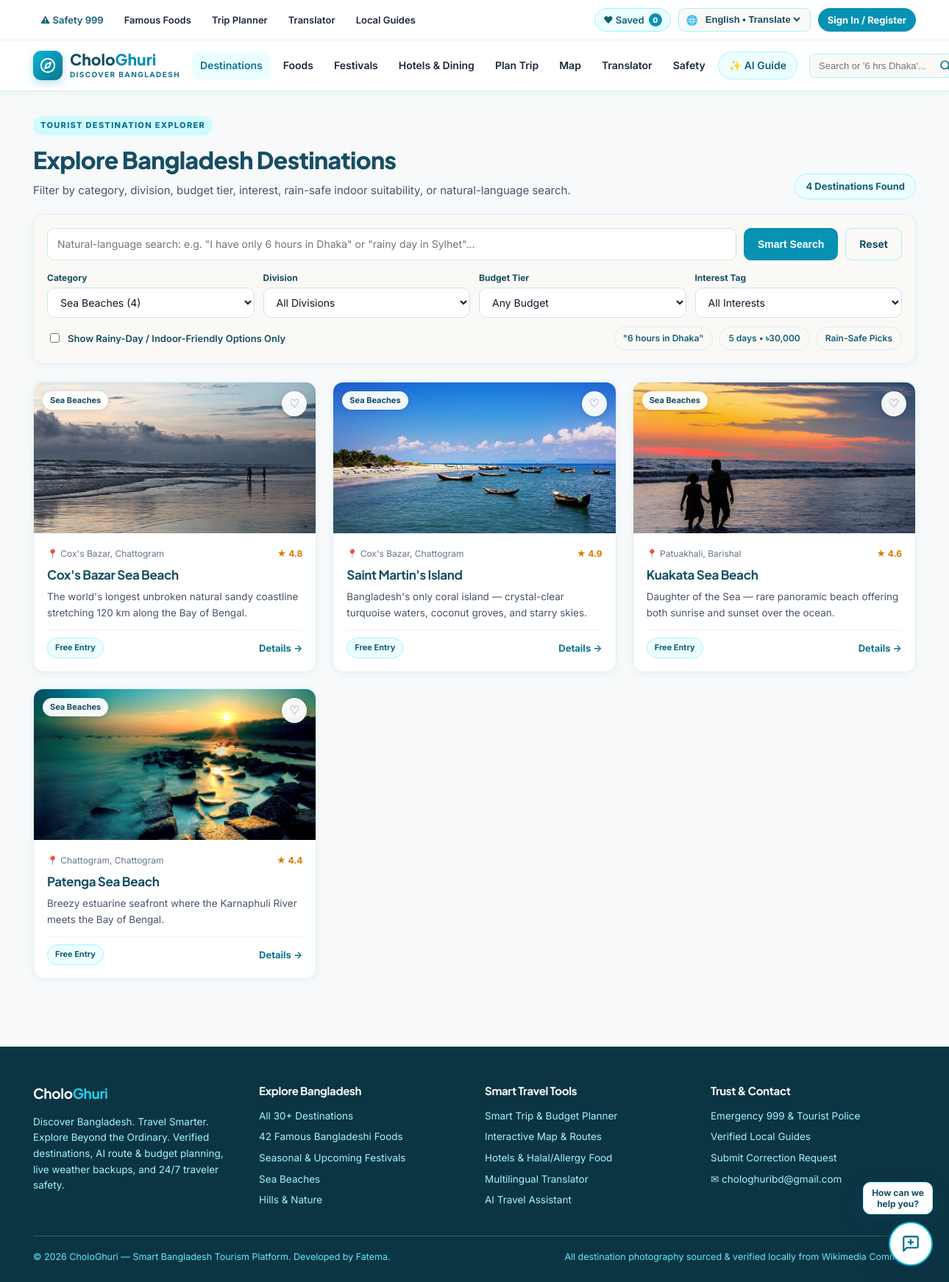
Screenshot of /destinations/?category=sea-beaches with the database file from the repository.
### tourism/models.py (models this page shows, shortened)
class Place(models.Model):
    BUDGET_CHOICES = [
        ("low", "Budget-Friendly"),
        ("mid", "Mid-Range"),
        ("luxury", "Premium / Luxury"),
    ]
    name = models.CharField(max_length=180)
    slug = models.SlugField(max_length=180, unique=True)
    tagline = models.CharField(max_length=255, blank=True)
    category = models.ForeignKey(Category, on_delete=models.CASCADE, related_name="places")
    division = models.CharField(max_length=80)
    district = models.CharField(max_length=80)
    address = models.CharField(max_length=255, blank=True)
    latitude = models.FloatField()
    longitude = models.FloatField()
    description = models.TextField()
    highlights = models.JSONField(default=list, blank=True)
    image_url = models.CharField(max_length=500)
    gallery_urls = models.JSONField(default=list, blank=True)
    image_attribution = models.CharField(max_length=255, blank=True)
    entry_fee_bdt = models.PositiveIntegerField(default=0)
    entry_fee_foreigner_bdt = models.PositiveIntegerField(default=0)
    opening_hours = models.CharField(max_length=140, default="Open 24 Hours")
    recommended_duration_hours = models.FloatField(default=4.0)
    budget_tier = models.CharField(max_length=15, choices=BUDGET_CHOICES, default="mid")
    estimated_daily_cost_bdt = models.PositiveIntegerField(default=2500)
    best_time_to_visit = models.CharField(max_length=160, default="November to March")
    seasonal_suitability = models.JSONField(
        default=dict,
        blank=True,
        help_text="Suitability scores (0-100) for winter, summer, monsoon",
    )
    is_indoor_friendly = models.BooleanField(default=False)
    rainy_day_alternative_note = models.TextField(blank=True)
    travel_tips = models.JSONField(default=list, blank=True)
    safety_tips = models.JSONField(default=list, blank=True)
    seasonal_restrictions = models.TextField(blank=True)
    verified_advisory = models.TextField(blank=True)
    interests = models.JSONField(default=list, blank=True)
    quick_tags = models.JSONField(default=list, blank=True)
    info_source = models.CharField(
        max_length=200, default="Bangladesh Tourism Board & Local Field Verification"
    )
    last_verified_date = models.DateField(null=True, blank=True)
    is_featured_hero = models.BooleanField(default=False)
    hero_headline = models.CharField(max_length=160, blank=True)
    hero_subtitle = models.CharField(max_length=220, blank=True)
    view_count = models.PositiveIntegerField(default=0)
    avg_rating = models.FloatField(default=4.7)
    created_at = models.DateTimeField(auto_now_add=True)
    updated_at = models.DateTimeField(auto_now=True)
    class Meta:
        ordering = ["-is_featured_hero", "-view_count", "name"]

class Category(models.Model):
    name = models.CharField(max_length=120, unique=True)
    slug = models.SlugField(max_length=120, unique=True)
    icon_name = models.CharField(max_length=50, default="Compass")
    description = models.TextField(blank=True)
    display_order = models.PositiveIntegerField(default=0)
    class Meta:
        ordering = ["display_order", "name"]
        verbose_name_plural = "Categories"

### tourism/web_views.py (the view)
# urls.py: path("destinations/", web_views.destinations_view, name="destinations"),
def destinations_view(request):
    qs = Place.objects.select_related("category").annotate(
        review_count=Count("reviews", filter=Q(reviews__is_approved=True))
    )
    categories = Category.objects.annotate(place_count=Count("places")).order_by("display_order")
    divisions = sorted(list(Place.objects.values_list("division", flat=True).distinct()))
    selected_cat = request.GET.get("category", "")
    selected_div = request.GET.get("division", "")
    selected_tier = request.GET.get("budget_tier", "")
    selected_interest = request.GET.get("interest", "")
    indoor_only = request.GET.get("indoor", "")
    nlp_query = (request.GET.get("nlp") or request.GET.get("q") or "").strip()
    if selected_cat:
        qs = qs.filter(category__slug=selected_cat)
    if selected_div:
        qs = qs.filter(division__iexact=selected_div)
    if selected_tier:
        qs = qs.filter(budget_tier=selected_tier)
    if indoor_only in ("1", "true", "on"):
        qs = qs.filter(is_indoor_friendly=True)
    explanation = ""
    nlp_intent = None
    if nlp_query:
        nlp_intent, explanation, matched_list = search_places_nlp(nlp_query, queryset=qs)
        if selected_interest:
            matched_list = [
                p for p in matched_list if selected_interest.lower() in [i.lower() for i in (p.interests or [])]
            ]
        SearchLog.objects.create(
            query=nlp_query[:255],
            parsed_intent=nlp_intent,
            results_count=len(matched_list),
            is_failure=(len(matched_list) == 0),
        )
        places = matched_list
    else:
        places = list(qs)
        if selected_interest:
            places = [
                p for p in places if selected_interest.lower() in [i.lower() for i in (p.interests or [])]
            ]
    return render(
        request,
        "destinations.html",
        {
            "places": places,
            "categories": categories,
            "divisions": divisions,
            "selected_cat": selected_cat,
            "selected_div": selected_div,
            "selected_tier": selected_tier,
            "selected_interest": selected_interest,
            "indoor_only": indoor_only,
            "nlp_query": nlp_query,
            "explanation": explanation,
            "nlp_intent": nlp_intent,
            "interests_list": ["sea", "nature", "wildlife", "historical", "spiritual", "food", "adventure", "family", "photography"],
        },
    )

### tourism/context_processors.py (called while the page is built)
def global_nav_context(request):
    wishlist_ids = []
    if request.user.is_authenticated:
        wishlist_ids = list(
            WishlistItem.objects.filter(user=request.user).values_list("place_id", flat=True)
        )
    return {
        "user_wishlist_ids": wishlist_ids,
        "wishlist_count": len(wishlist_ids),
    }

### templates/destinations.html (shortened to what this page needs)
{% extends "base.html" %}
{% block content %}
<section class="section" style="padding-top:32px;">
  <div class="container">
    <div class="section-header" style="margin-bottom:20px;">
      <div>
        <span class="section-eyebrow">Tourist Destination Explorer</span>
        <h1 class="section-title">Explore Bangladesh Destinations</h1>
        <p class="section-sub">Filter by category, division, budget tier, interest, rain-safe indoor suitability, or natural-language search.</p>
      </div>
      <span class="badge badge-cyan" style="font-size:13px; padding:6px 14px;">{{ places|length }} Destinations Found</span>
    </div>
    <div class="card card-static" style="margin-bottom:24px; background:var(--bg-cream);">
      <div class="card-body">
        <form method="get" action="/destinations/">
          <div style="display:flex; gap:10px; flex-wrap:wrap; margin-bottom:14px;">
            <input
              class="input"
              style="flex:1; min-width:240px;"
              type="text"
              name="nlp"
              value="{{ nlp_query }}"
              placeholder='Natural-language search: e.g. "I have only 6 hours in Dhaka" or "rainy day in Sylhet"...'
            />
            <button type="submit" class="btn btn-cyan">Smart Search</button>
            <a href="/destinations/" class="btn btn-offwhite">Reset</a>
          </div>
          <div class="grid-4" style="gap:12px;">
            <div>
              <label style="font-size:12px; font-weight:700; color:var(--cyan-900); display:block; margin-bottom:4px;">Category</label>
              <select class="select" name="category">
                {% for cat in categories %}
                  <option value="{{ cat.slug }}" {% if selected_cat == cat.slug %}selected{% endif %}>{{ cat.name }} ({{ cat.place_count }})</option>
                {% endfor %}
              </select>
            </div>
            <div>
              <label style="font-size:12px; font-weight:700; color:var(--cyan-900); display:block; margin-bottom:4px;">Division</label>
              <select class="select" name="division">
                <option value="">All Divisions</option>
              </select>
            </div>
            <div>
              <label style="font-size:12px; font-weight:700; color:var(--cyan-900); display:block; margin-bottom:4px;">Budget Tier</label>
              <select class="select" name="budget_tier">
                <option value="">Any Budget</option>
              </select>
            </div>
            <div>
              <label style="font-size:12px; font-weight:700; color:var(--cyan-900); display:block; margin-bottom:4px;">Interest Tag</label>
              <select class="select" name="interest">
                <option value="">All Interests</option>
              </select>
            </div>
          </div>
          <div style="margin-top:12px; display:flex; align-items:center; justify-content:space-between; flex-wrap:wrap; gap:10px;">
            <label style="display:inline-flex; align-items:center; gap:8px; font-size:13px; font-weight:600; color:var(--cyan-900); cursor:pointer;">
              <input type="checkbox" name="indoor" value="1" {% if indoor_only %}checked{% endif %} />
              Show Rainy-Day / Indoor-Friendly Options Only
            </label>
            <div style="display:flex; gap:8px; flex-wrap:wrap;">
              <a class="chip" href="/destinations/?nlp=I+have+only+6+hours+in+Dhaka">"6 hours in Dhaka"</a>
              <a class="chip" href="/destinations/?nlp=nature+sea+historical+food+5+days+30000">5 days • ৳30,000</a>
              <a class="chip" href="/destinations/?indoor=1">Rain-Safe Picks</a>
            </div>
          </div>
        </form>
      </div>
    </div>
    {% if places %}
      <div class="grid-3">
        {% for place in places %}
          {% include "partials/place_card.html" with place=place %}
        {% endfor %}
      </div>
    {% endif %}
  </div>
</section>
{% endblock %}

### templates/partials/place_card.html (shortened to what this page needs)
<article class="card">
  <div class="place-thumb-wrap">
    <a href="/destinations/{{ place.slug }}/">
      <img src="{{ place.image_url }}" alt="{{ place.name }}" loading="lazy" />
    </a>
    <span class="place-cat-tag">{{ place.category.name }}</span>
    <button
      type="button"
      class="wish-btn {% if place.id in user_wishlist_ids %}saved{% endif %}"
      data-place-id="{{ place.id }}"
      title="Save to Wishlist"
      aria-label="Toggle Wishlist for {{ place.name }}"
    >
      {% if place.id in user_wishlist_ids %}&#9829;{% else %}&#9825;{% endif %}
    </button>
  </div>
  <div class="card-body">
    <div class="place-meta-row">
      <span>&#128205; {{ place.district }}, {{ place.division }}</span>
      <span style="color:#d97706; font-weight:700;">&#9733; {{ place.avg_rating|floatformat:1 }}</span>
    </div>
    <h3 class="place-title">
      <a href="/destinations/{{ place.slug }}/">{{ place.name }}</a>
    </h3>
    <p class="place-desc">{{ place.tagline|default:place.description }}</p>
    <div style="display:flex; flex-wrap:wrap; align-items:center; justify-content:space-between; gap:8px; padding-top:10px; border-top:1px solid #eef6f8;">
      <div style="display:flex; gap:6px; flex-wrap:wrap;">
        <span class="badge badge-cyan">
          {% if place.entry_fee_bdt == 0 %}Free Entry{% else %}৳{{ place.entry_fee_bdt }} Entry{% endif %}
        </span>
      </div>
      <a href="/destinations/{{ place.slug }}/" style="font-size:13px; font-weight:700; color:var(--cyan-700);">
        Details &rarr;
      </a>
    </div>
  </div>
</article>

### rows the page displays
Place: image_url (picture), category.name "Sea Beaches", district "Cox's Bazar", division "Chattogram", avg_rating "4.8", name "Cox's Bazar Sea Beach", tagline "The world's longest unbroken natural sandy coastline stretching 120 km along the Bay of Bengal.", entry_fee_bdt "Free Entry"
Place: image_url (picture), category.name "Sea Beaches", district "Cox's Bazar", division "Chattogram", avg_rating "4.9", name "Saint Martin's Island", tagline "Bangladesh's only coral island — crystal-clear turquoise waters, coconut groves, and starry skies.", entry_fee_bdt "Free Entry"
Place: image_url (picture), category.name "Sea Beaches", district "Patuakhali", division "Barishal", avg_rating "4.6", name "Kuakata Sea Beach", tagline "Daughter of the Sea — rare panoramic beach offering both sunrise and sunset over the ocean.", entry_fee_bdt "Free Entry"
Place: image_url (picture), category.name "Sea Beaches", district "Chattogram", division "Chattogram", avg_rating "4.4", name "Patenga Sea Beach", tagline "Breezy estuarine seafront where the Karnaphuli River meets the Bay of Bengal.", entry_fee_bdt "Free Entry"

### other values shown
{{ wishlist_count|default:0 }} "0"
{{ places|length }} "4"
form field category "Sea Beaches (4)"
